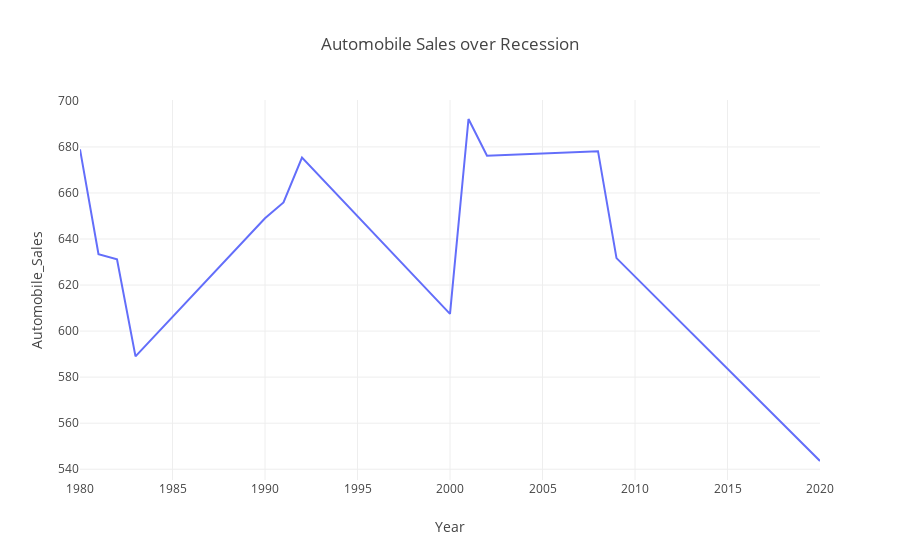

Here is the notebook cell this chart was saved with:
### Code cell
# Plotting the line graph
px.line(yearly_rec, x='Year', y='Automobile_Sales',
                title="Automobile Sales over Recession",
       color_discrete_sequence=px.colors.qualitative.Plotly)

### Figure 1 — Plotly figure (JSON) as saved in the notebook; plotly's stock layout.template omitted (floating-point values rounded to 4 significant figures)
{"data": [{"hovertemplate": "Year=%{x}<br>Automobile_Sales=%{y}<extra></extra>", "legendgroup": "", "line": {"color": "#636EFA", "dash": "solid"}, "marker": {"symbol": "circle"}, "mode": "lines", "name": "", "orientation": "v", "showlegend": false, "type": "scatter", "x": [1980, 1981, 1982, 1983, 1990, 1991, 1992, 2000, 2001, 2002, 2008, 2009, 2020], "xaxis": "x", "y": [678.9, 633.4, 631.1, 589, 649.0, 655.9, 675.4, 607.5, 692.1, 676.1, 678.1, 631.7, 543.6], "yaxis": "y"}], "layout": {"legend": {"tracegroupgap": 0}, "title": {"text": "Automobile Sales over Recession"}, "xaxis": {"anchor": "y", "domain": [0, 1], "title": {"text": "Year"}}, "yaxis": {"anchor": "x", "domain": [0, 1], "title": {"text": "Automobile_Sales"}}}}
